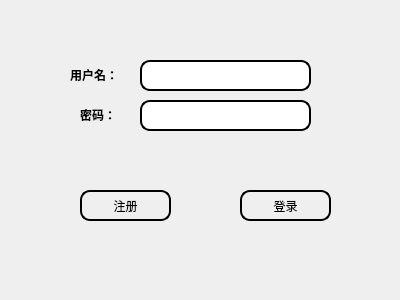
<?xml version="1.0" encoding="UTF-8"?>
<ui version="4.0">
 <class>login</class>
 <widget class="QDialog" name="login">
  <property name="geometry">
   <rect>
    <x>0</x>
    <y>0</y>
    <width>400</width>
    <height>300</height>
   </rect>
  </property>
  <property name="windowTitle">
   <string>Dialog</string>
  </property>
  <widget class="QLabel" name="label">
   <property name="geometry">
    <rect>
     <x>70</x>
     <y>60</y>
     <width>71</width>
     <height>31</height>
    </rect>
   </property>
   <property name="text">
    <string>&lt;html&gt;&lt;head/&gt;&lt;body&gt;&lt;p&gt;&lt;span style=&quot; font-weight:700;&quot;&gt;用户名：&lt;/span&gt;&lt;/p&gt;&lt;/body&gt;&lt;/html&gt;</string>
   </property>
  </widget>
  <widget class="QLabel" name="label_2">
   <property name="geometry">
    <rect>
     <x>80</x>
     <y>100</y>
     <width>71</width>
     <height>31</height>
    </rect>
   </property>
   <property name="text">
    <string>&lt;html&gt;&lt;head/&gt;&lt;body&gt;&lt;p&gt;&lt;span style=&quot; font-weight:700;&quot;&gt;密码：&lt;/span&gt;&lt;/p&gt;&lt;/body&gt;&lt;/html&gt;</string>
   </property>
  </widget>
  <widget class="QPushButton" name="pushButton">
   <property name="geometry">
    <rect>
     <x>80</x>
     <y>190</y>
     <width>91</width>
     <height>31</height>
    </rect>
   </property>
   <property name="styleSheet">
    <string notr="true">QPushButton {
border-radius:10px;
border:2px solid #000000;
}

QPushButton:hover {
    background-color: #ecf5ff;
    color: #FF3030;
}</string>
   </property>
   <property name="text">
    <string>注册</string>
   </property>
  </widget>
  <widget class="QPushButton" name="pushButton_2">
   <property name="geometry">
    <rect>
     <x>240</x>
     <y>190</y>
     <width>91</width>
     <height>31</height>
    </rect>
   </property>
   <property name="styleSheet">
    <string notr="true">QPushButton {
border-radius:10px;
border:2px solid #000000;
}

QPushButton:hover {
    background-color: #ecf5ff;
    color: #FF3030;
}</string>
   </property>
   <property name="text">
    <string>登录</string>
   </property>
  </widget>
  <widget class="QLineEdit" name="Qusername">
   <property name="geometry">
    <rect>
     <x>140</x>
     <y>60</y>
     <width>171</width>
     <height>31</height>
    </rect>
   </property>
   <property name="styleSheet">
    <string notr="true">border-radius:10px;
border:2px solid #000000;</string>
   </property>
  </widget>
  <widget class="QLineEdit" name="Qpassword">
   <property name="geometry">
    <rect>
     <x>140</x>
     <y>100</y>
     <width>171</width>
     <height>31</height>
    </rect>
   </property>
   <property name="styleSheet">
    <string notr="true">border-radius:10px;
border:2px solid #000000;</string>
   </property>
  </widget>
 </widget>
 <resources/>
 <connections/>
</ui>
